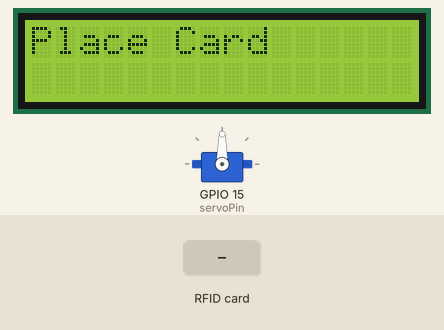
Recording of a sketch running on a simulated ESP32. On the bench: 16×2 character LCD, servo. The inputs (shaded band) are chosen by the test bench. What the sketch prints to the serial monitor is not drawn.

Above: at 0.2 s.
At 1.7 s:
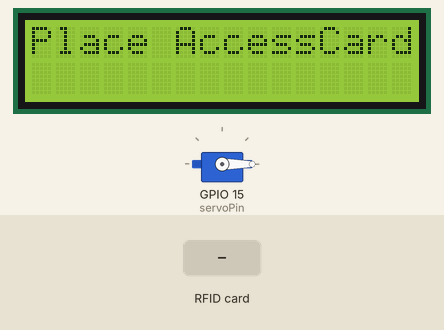
1.8 s: RFID card 5E 7A 19 C4 held to the reader
At 3.2 s:
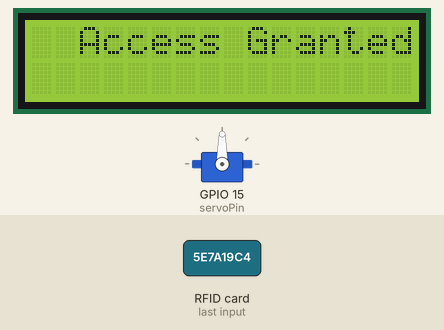
Timing chart, 0 to 6.8 s (numbered marks = the images above; inputs shaded):
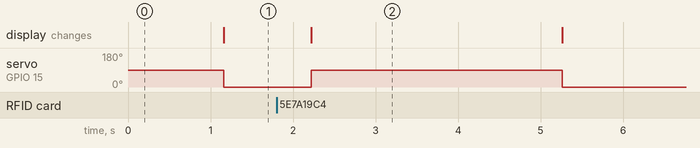

Measured:
- after the input at 1.8 s, servo on GPIO 15 (servoPin): 0° → 90° after 0.42 s, → 0° 3.0 s later; the display: changes after 0.42 s (image 2)

The sketch:

ESP32-RFID-LCD-TEST.ino
```cpp
#include <SPI.h>
#include <Servo.h>
#include <MFRC522.h>
#include <LiquidCrystal_I2C.h>

int lcdColumns = 16;
int lcdRows = 2;
static const int servoPin = 15;

#define SS_PIN  5  // ESP32 pin GIOP5
#define RST_PIN 27 // ESP32 pin GIOP27

Servo servo1;
MFRC522 rfid(SS_PIN, RST_PIN);
LiquidCrystal_I2C lcd(0x27, lcdColumns, lcdRows);

void initServo(){
    servo1.attach(servoPin);
}

void initLCD(){
  lcd.init();
  lcd.backlight();
  lcd.print("Place Card");
}

void initRFID(){
  SPI.begin();
  rfid.PCD_Init();
}


void testServo(int angle){
    servo1.write(angle);
}

void testRFID(){
 if (rfid.PICC_IsNewCardPresent()) { // new tag is available
    if (rfid.PICC_ReadCardSerial()) { // NUID has been readed
      MFRC522::PICC_Type piccType = rfid.PICC_GetType(rfid.uid.sak);
      Serial.print("RFID/NFC Tag Type: ");
      Serial.println(rfid.PICC_GetTypeName(piccType));

      // print UID in Serial Monitor in the hex format
      Serial.print("UID:");
      for (int i = 0; i < rfid.uid.size; i++) {
        Serial.print(rfid.uid.uidByte[i] < 0x10 ? " 0" : " ");
        Serial.print(rfid.uid.uidByte[i], HEX);
      }
      Serial.println();

      rfid.PICC_HaltA(); // halt PICC
      rfid.PCD_StopCrypto1(); // stop encryption on PCD
      lcd.setCursor(0, 0);
      lcd.print("  Access Granted");
      testServo(90);
      delay(2000);
    }
  }else{
    delay(1000);
    lcd.setCursor(0, 0);
    lcd.print("Place AccessCard");
    testServo(0);
  }

}


void setup(){
  initLCD();
  initRFID();
  initServo();
  Serial.begin(9600);
}

void loop(){
  testRFID();
}
```
